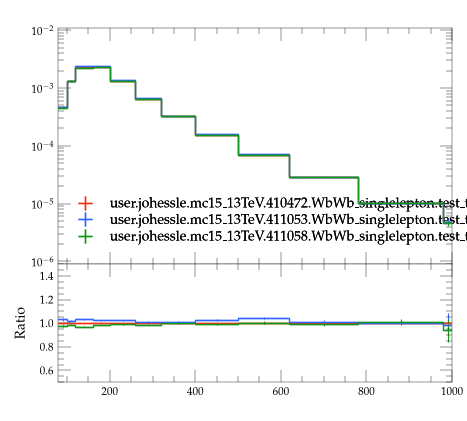

This chart was generated by the following Python code:
#! /usr/bin/env python3

# This Python script was auto-generated using YODA v2.1.2.
# Analysis object: /WbWb_singlelepton/m_bw
# Timestamp: 07-08-2026 (09:26:45)

import matplotlib as mpl
import matplotlib.pyplot as plt
mpl.use('Agg') # comment out for interactive use
import os
import numpy as np
from numpy import nan, inf

plotDir = os.path.split(os.path.realpath(__file__))[0]
if 'YODA_USER_PLOT_PATH' in globals():
    plot_outdir = globals()['YODA_USER_PLOT_PATH']
else:
    plot_outdir = plotDir

#plot style
plt.style.use(os.path.join(plotDir, '../default.mplstyle'))
# plot metadata
figW, figH = plt.rcParams['figure.figsize']
ax_xLabel = ''
ax_yLabel = ''
ax_title  = ''
ax_xScale = 'linear'
ax_yScale = 'log'
xLims = (80.0, 1000.0)
yLims = (9e-07, 0.011000000000000001)

# TeX-friendly labels for the legend
labels = {
  'legend' : ([ r"user.johessle.mc15\_13TeV.410472.WbWb\_singlelepton.test\_topmass\_mppui", r"user.johessle.mc15\_13TeV.411053.WbWb\_singlelepton.test\_topmass\_mppui", r"user.johessle.mc15\_13TeV.411058.WbWb\_singlelepton.test\_topmass\_mppui" ], r""),
}

# Adjust canvas width and height
canvasW = 10.0
canvasH = 9.0
figW *= canvasW/10.
figH *= canvasH/9.

# Create figure and axis objects
fig, (ax, ratio0_ax) = plt.subplots(2, 1, sharex=True,
                  figsize=(figW,figH), gridspec_kw={'height_ratios': (6.0, 3.0)})

# Set figure margins
plt.subplots_adjust(
    left   = 1.0 * plt.rcParams['figure.subplot.left'],
    right  = 1.0 * plt.rcParams['figure.subplot.right'],
    top    = 1.0 * plt.rcParams['figure.subplot.top'],
    bottom = 1.0 * plt.rcParams['figure.subplot.bottom'])

ratio0_ax.yaxis.set_major_locator(mpl.ticker.MultipleLocator(0.2))
ratio0_ax.set_ylim(0.5, 1.4999)
ratio0_ax.set_ylabel('Ratio')

# the numerical data is stored in a separate file
dataf = dict()
prefix = os.path.split(__file__)[0]
if prefix:    prefix = prefix + '/'
exec(open(prefix+'m_bw__data.py').read(), dataf)


legend_handles = dict() # keep track of handles for the legend

# style options for curves
# starts at zorder>=5 to draw curve on top of legend
styles = {
  'user.johessle.mc15_13TeV.410472.WbWb_singlelepton.test_topmass_mppui.yoda': {
    'color' : '#EE3311',
    'linestyle' : '-',
    'lineopacity' : 1.0,
    'linewidth' : 1,
    'marker' : 'none',
    'markersize' : 2,
    'capsize' : 0.0,
    'zorder' : 5,
    'histstyle' : 1,
    'drawstyle' : 'steps-pre',
    'xerrorbars' : 1,
    'yerrorbars' : 1,
    'fillcolor' : None,
    'fillopacity' : 1.0,
    'ratio0_linestyle' : '-',
    'ratio0_lineopacity' : 1.0,
    'ratio0_linewidth' : 1,
    'ratio0_marker' : 'none',
    'ratio0_markersize' : 2,
    'ratio0_capsize' : 0.0,
    'ratio0_zorder' : 5,
    'ratio0_histstyle' : 1,
    'ratio0_drawstyle' : 'steps-pre',
    'ratio0_xerrorbars' : 1,
    'ratio0_yerrorbars' : 1,
  },
  'user.johessle.mc15_13TeV.411053.WbWb_singlelepton.test_topmass_mppui.yoda': {
    'color' : '#3366FF',
    'linestyle' : '-',
    'lineopacity' : 1.0,
    'linewidth' : 1,
    'marker' : 'none',
    'markersize' : 2,
    'capsize' : 0.0,
    'zorder' : 6,
    'histstyle' : 1,
    'drawstyle' : 'steps-pre',
    'xerrorbars' : 1,
    'yerrorbars' : 1,
    'fillcolor' : None,
    'fillopacity' : 1.0,
    'ratio0_linestyle' : '-',
    'ratio0_lineopacity' : 1.0,
    'ratio0_linewidth' : 1,
    'ratio0_marker' : 'none',
    'ratio0_markersize' : 2,
    'ratio0_capsize' : 0.0,
    'ratio0_zorder' : 6,
    'ratio0_histstyle' : 1,
    'ratio0_drawstyle' : 'steps-pre',
    'ratio0_xerrorbars' : 1,
    'ratio0_yerrorbars' : 1,
  },
  'user.johessle.mc15_13TeV.411058.WbWb_singlelepton.test_topmass_mppui.yoda': {
    'color' : '#109618',
    'linestyle' : '-',
    'lineopacity' : 1.0,
    'linewidth' : 1,
    'marker' : 'none',
    'markersize' : 2,
    'capsize' : 0.0,
    'zorder' : 7,
    'histstyle' : 1,
    'drawstyle' : 'steps-pre',
    'xerrorbars' : 1,
    'yerrorbars' : 1,
    'fillcolor' : None,
    'fillopacity' : 1.0,
    'ratio0_linestyle' : '-',
    'ratio0_lineopacity' : 1.0,
    'ratio0_linewidth' : 1,
    'ratio0_marker' : 'none',
    'ratio0_markersize' : 2,
    'ratio0_capsize' : 0.0,
    'ratio0_zorder' : 7,
    'ratio0_histstyle' : 1,
    'ratio0_drawstyle' : 'steps-pre',
    'ratio0_xerrorbars' : 1,
    'ratio0_yerrorbars' : 1,
  },
}

# curve from input yoda files in main panel
for label, yvals in dataf['yvals'].items():
    if all(np.isnan(v) for v in dataf['yvals'][label]):
        continue
    tmp = None
    if styles[label]['histstyle']: # draw as histogram
        xpos = dataf['xedges'][label] if styles[label]['drawstyle'] else dataf['xpoints'][label]
        ypos = np.insert(yvals, 0, yvals[0]) if styles[label]['drawstyle'] else yvals
        if styles[label]['fillcolor']: # fill area below curve
            ax.fill_between(xpos, ypos, step='pre',
                            color=styles[label]['fillcolor'],
                            alpha=styles[label]['fillopacity'])
        tmp, = ax.plot(xpos, ypos,
                       color=styles[label]['color'],
                       linestyle=styles[label]['linestyle'],
                       alpha=styles[label]['lineopacity'],
                       linewidth=styles[label]['linewidth'],
                       drawstyle=styles[label]['drawstyle'], solid_joinstyle='miter',
                       zorder=styles[label]['zorder'], label=label)
    tmp = ax.errorbar(dataf['xpoints'][label], yvals,
                      xerr=np.array(dataf['xerrs'][label])*styles[label]['xerrorbars'],
                      yerr=np.array(dataf['yerrs'][label])*styles[label]['yerrorbars'],
                      fmt=styles[label]['marker'], capsize=styles[label]['capsize'],
                      alpha=styles[label]['lineopacity'],
                      markersize=styles[label]['markersize'],
                      ecolor=styles[label]['color'],
                      color=styles[label]['color'], zorder=styles[label]['zorder'])
    tmp[-1][0].set_linestyle(styles[label]['linestyle'])
    tmp[-1][0].set_linewidth(styles[label]['linewidth'])
    if label in dataf['add_legend_handle']:  legend_handles[label] = tmp
    for varLabel in dataf['variation_yvals'].keys():
        if varLabel.startswith(label):
            tmp, = ax.plot(dataf['xedges'][label], dataf['variation_yvals'][varLabel],
                           color=styles[label]['color'],
                           linestyle=styles[label]['linestyle'],
                           linewidth=styles[label]['linewidth'],
                           drawstyle='steps-pre', solid_joinstyle='miter',
                           zorder=styles[label]['zorder'], alpha=0.5)


# plots on ratio panel
# curve from input yoda files in ratio panel
for label, yvals in dataf['ratio0_yvals'].items():
    if all(np.isnan(v) for v in yvals):
        continue
    if styles[label]['ratio0_histstyle']: # plot as histogram
        xpos = dataf['xedges']['user.johessle.mc15_13TeV.410472.WbWb_singlelepton.test_topmass_mppui.yoda'] if styles[label]['ratio0_drawstyle'] else dataf['xpoints']['user.johessle.mc15_13TeV.410472.WbWb_singlelepton.test_topmass_mppui.yoda']
        ypos = np.insert(yvals, 0, yvals[0]) if styles[label]['ratio0_drawstyle'] else yvals
        ratio0_ax.plot(xpos, ypos,
                       color=styles[label]['color'],
                       linewidth=styles[label]['linewidth'],
                       linestyle=styles[label]['ratio0_linestyle'],
                       alpha=styles[label]['ratio0_lineopacity'],
                       drawstyle=styles[label]['ratio0_drawstyle'], zorder=styles[label]['zorder'],
                       solid_joinstyle='miter')
    tmp = ratio0_ax.errorbar(dataf['xpoints']['user.johessle.mc15_13TeV.410472.WbWb_singlelepton.test_topmass_mppui.yoda'], yvals,
                             xerr=np.array(dataf['ref_xerrs'])*styles[label]['ratio0_xerrorbars'],
                             yerr=np.array(dataf['ratio0_yerrs'][label])*styles[label]['ratio0_yerrorbars'],
                             fmt=styles[label]['ratio0_marker'], capsize=styles[label]['ratio0_capsize'],
                             alpha=styles[label]['ratio0_lineopacity'],
                             markersize=styles[label]['ratio0_markersize'],
                             ecolor=styles[label]['color'],
                             color=styles[label]['color'])
    tmp[-1][0].set_linestyle(styles[label]['ratio0_linestyle'])
    tmp[-1][0].set_linewidth(styles[label]['ratio0_linewidth'])

    for varlabel in dataf['ratio0_variation_vals'].keys():
        if varlabel.startswith(label):
            ratio0_ax.plot(dataf['xedges']['user.johessle.mc15_13TeV.410472.WbWb_singlelepton.test_topmass_mppui.yoda'],
                            dataf['ratio0_variation_vals'][varlabel],
                            color=styles[label]['color'],
                            linestyle=styles[label]['linestyle'],
                            linewidth=styles[label]['linewidth'],
                            drawstyle='steps-pre', solid_joinstyle='miter',
                            zorder=1, alpha=0.5)

legend_items = list(legend_handles.values())
ax.add_artist(ax.legend(legend_items,
                        labels['legend'][0],
                        title=labels['legend'][1],
                        alignment='left',
                        loc='lower left',
                        bbox_to_anchor=(0.0, 0.03)))

# set plot metadata as defined above
ratio0_ax.set_xlabel(ax_xLabel)
ratio0_ax.xaxis.set_label_coords(1., -0.15)
ax.set_ylabel(ax_yLabel, ha='right', va='top')
ax.yaxis.set_label_coords(-0.11, 1.0)
ax.set_title(ax_title, loc='left')
ax.set_xscale(ax_xScale)
ax.set_yscale(ax_yScale)
ratio0_ax.set_yscale('linear')
ax.set_xlim(xLims)
ax.set_ylim(yLims)

# tick formatting
plt.rcParams['xtick.top'] = True
plt.rcParams['ytick.right'] = True
ax.yaxis.set_major_locator(mpl.ticker.LogLocator(base=10.0, numticks=np.inf))
ax.yaxis.set_minor_locator(mpl.ticker.LogLocator(
                           base=10.0, subs=np.arange(0.1, 1, 0.1), numticks=np.inf))
fig.align_ylabels((ax, ratio0_ax))
plt.savefig(os.path.join(plot_outdir, 'm_bw.pdf'), format='PDF')
plt.savefig(os.path.join(plot_outdir, 'm_bw.png'), format='PNG')

plt.close(fig)
